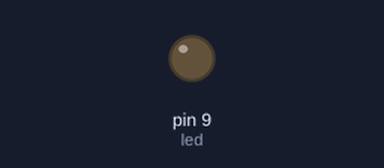
A sketch run on a simulated Arduino Uno, built with avr-gcc and run on an emulated ATmega328P. Shown: output pins drawn as LEDs (lit = HIGH).

Above: at 0.05 s.
At 1.4 s:
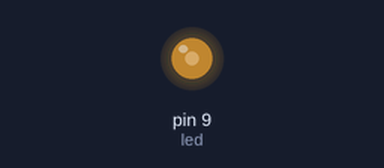
At 2.8 s:
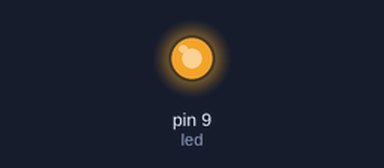
At 5.55 s:
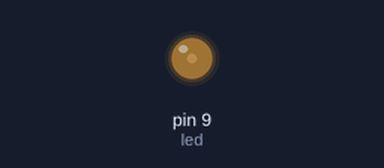
Timing chart, 0 to 8.0 s (numbered marks = the images above):
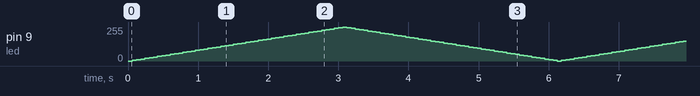

The sketch:

fade99.ino
```cpp
//This example shows how to fade an LED on pin 9 using the analogWrite()fn.


int led = 9;
int brightness = 0;
int fade = 5;

void setup() {
  pinMode(led, OUTPUT);
}


void loop() {
  analogWrite(led, brightness);
 brightness = brightness + fade;
 if (brightness <= 0 || brightness >= 255) {
    fade = -fade;
  }
   delay(60);
}
```
